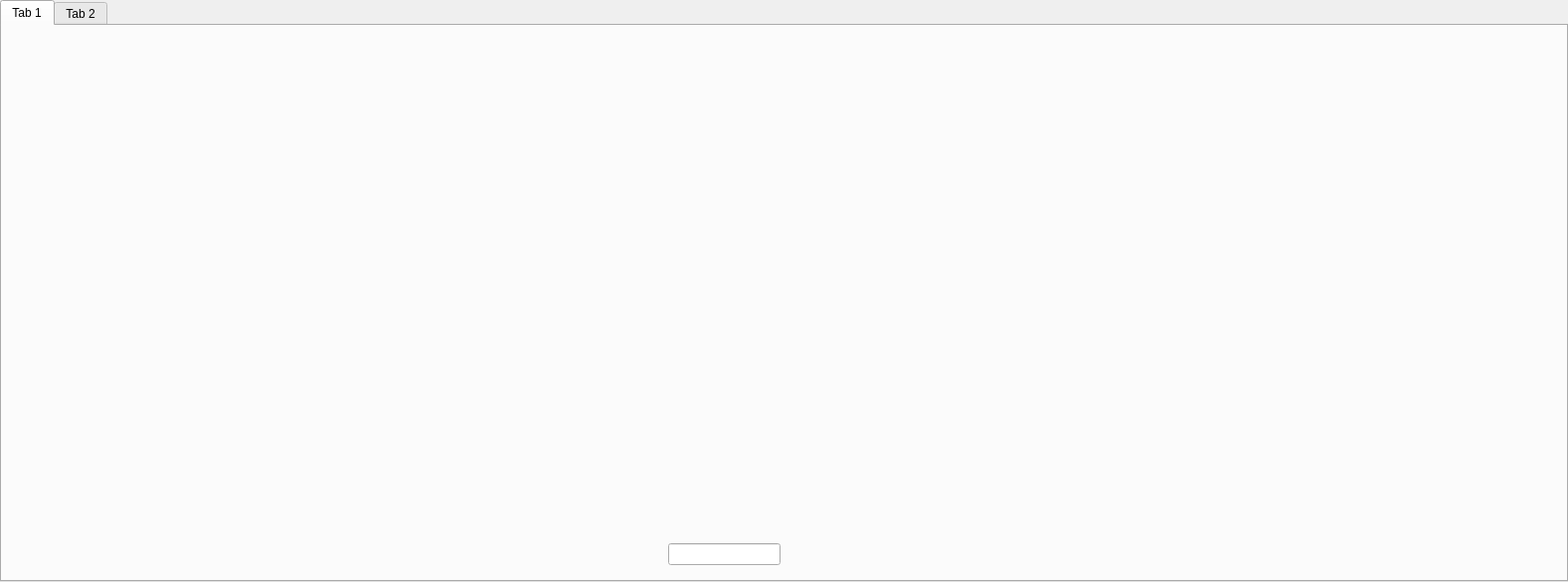
<?xml version="1.0" encoding="UTF-8"?>
<ui version="4.0">
 <class>TabWidget</class>
 <widget class="QTabWidget" name="TabWidget">
  <property name="geometry">
   <rect>
    <x>0</x>
    <y>0</y>
    <width>1577</width>
    <height>585</height>
   </rect>
  </property>
  <property name="windowTitle">
   <string>TabWidget</string>
  </property>
  <widget class="QWidget" name="tab">
   <attribute name="title">
    <string>Tab 1</string>
   </attribute>
   <widget class="caStripPlot" name="castripplot">
    <property name="geometry">
     <rect>
      <x>20</x>
      <y>40</y>
      <width>1361</width>
      <height>461</height>
     </rect>
    </property>
    <property name="channels" stdset="0">
     <string notr="true">cpiSync:Qi2TriggerReady;cpiSync:NikonTrigger;cpiSync:Qi2Exposing</string>
    </property>
    <property name="units">
     <enum>caStripPlot::Millisecond</enum>
    </property>
    <property name="period">
     <double>500.000000000000000</double>
    </property>
    <property name="refreshRate" stdset="0">
     <enum>caStripPlot::High</enum>
    </property>
    <property name="YaxisLimitsMax_1">
     <double>1.000000000000000</double>
    </property>
    <property name="YaxisLimitsMin_1">
     <double>0.000000000000000</double>
    </property>
    <property name="YaxisScalingMax_1" stdset="0">
     <enum>caStripPlot::User</enum>
    </property>
    <property name="YaxisScalingMin_1" stdset="0">
     <enum>caStripPlot::User</enum>
    </property>
    <property name="YaxisLimitsMax_2">
     <double>2.000000000000000</double>
    </property>
    <property name="YaxisLimitsMin_2">
     <double>1.000000000000000</double>
    </property>
    <property name="YaxisScalingMax_2" stdset="0">
     <enum>caStripPlot::User</enum>
    </property>
    <property name="YaxisScalingMin_2" stdset="0">
     <enum>caStripPlot::User</enum>
    </property>
    <property name="YaxisLimitsMax_3">
     <double>3.000000000000000</double>
    </property>
    <property name="YaxisLimitsMin_3">
     <double>2.000000000000000</double>
    </property>
    <property name="YaxisScalingMax_3" stdset="0">
     <enum>caStripPlot::User</enum>
    </property>
    <property name="YaxisScalingMin_3" stdset="0">
     <enum>caStripPlot::User</enum>
    </property>
    <property name="YaxisLimitsMax_4">
     <double>2.000000000000000</double>
    </property>
    <property name="YaxisLimitsMin_4">
     <double>-0.500000000000000</double>
    </property>
    <property name="YaxisScalingMax_4" stdset="0">
     <enum>caStripPlot::User</enum>
    </property>
    <property name="YaxisScalingMin_4" stdset="0">
     <enum>caStripPlot::User</enum>
    </property>
   </widget>
   <widget class="QLineEdit" name="lineEdit">
    <property name="geometry">
     <rect>
      <x>670</x>
      <y>520</y>
      <width>113</width>
      <height>22</height>
     </rect>
    </property>
   </widget>
  </widget>
  <widget class="QWidget" name="tab">
   <attribute name="title">
    <string>Tab 2</string>
   </attribute>
  </widget>
 </widget>
 <customwidgets>
  <customwidget>
   <class>caStripPlot</class>
   <extends>QFrame</extends>
   <header>caStripPlot</header>
  </customwidget>
 </customwidgets>
 <resources/>
 <connections/>
</ui>
